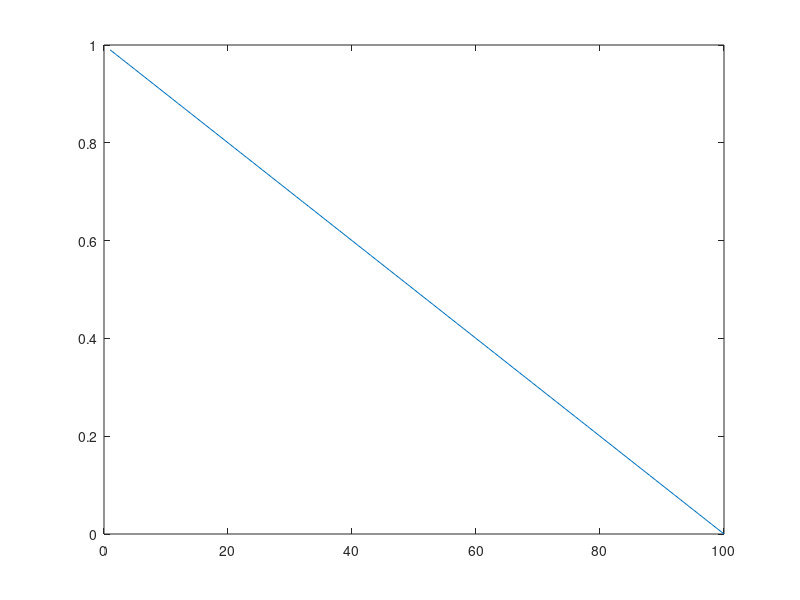
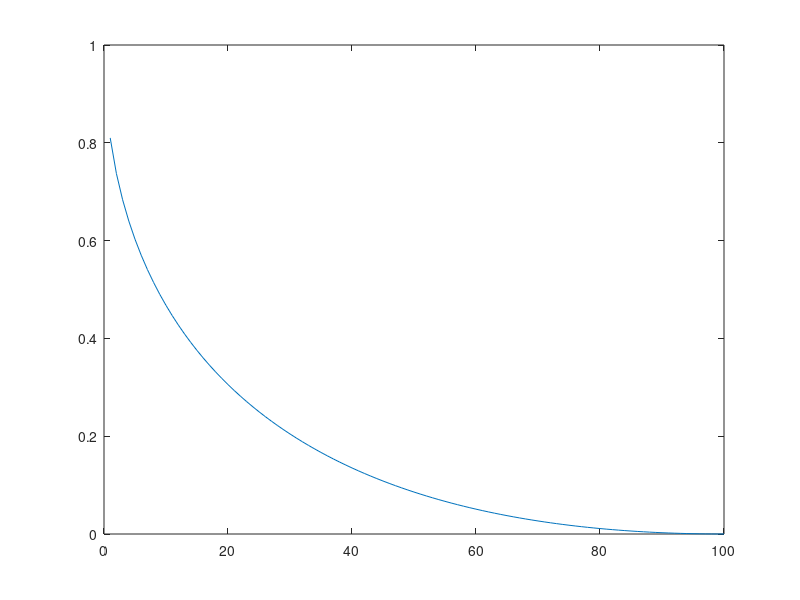

MATLAB code for these plots, in order:
%% Start of Prgram
clc;
clear;
close all;

%% C Update
MaxIt = 100;

xx = 1:MaxIt;
x = xx/MaxIt;

c = 1 - x*(1 - 0.00001);

figure(1);
plot(xx,c)

w = 0.5;
cNew = 0.00001 + (1 - x.^w).^(1/w)*(1 - 0.00001);

figure(2)
plot(xx,cNew)
